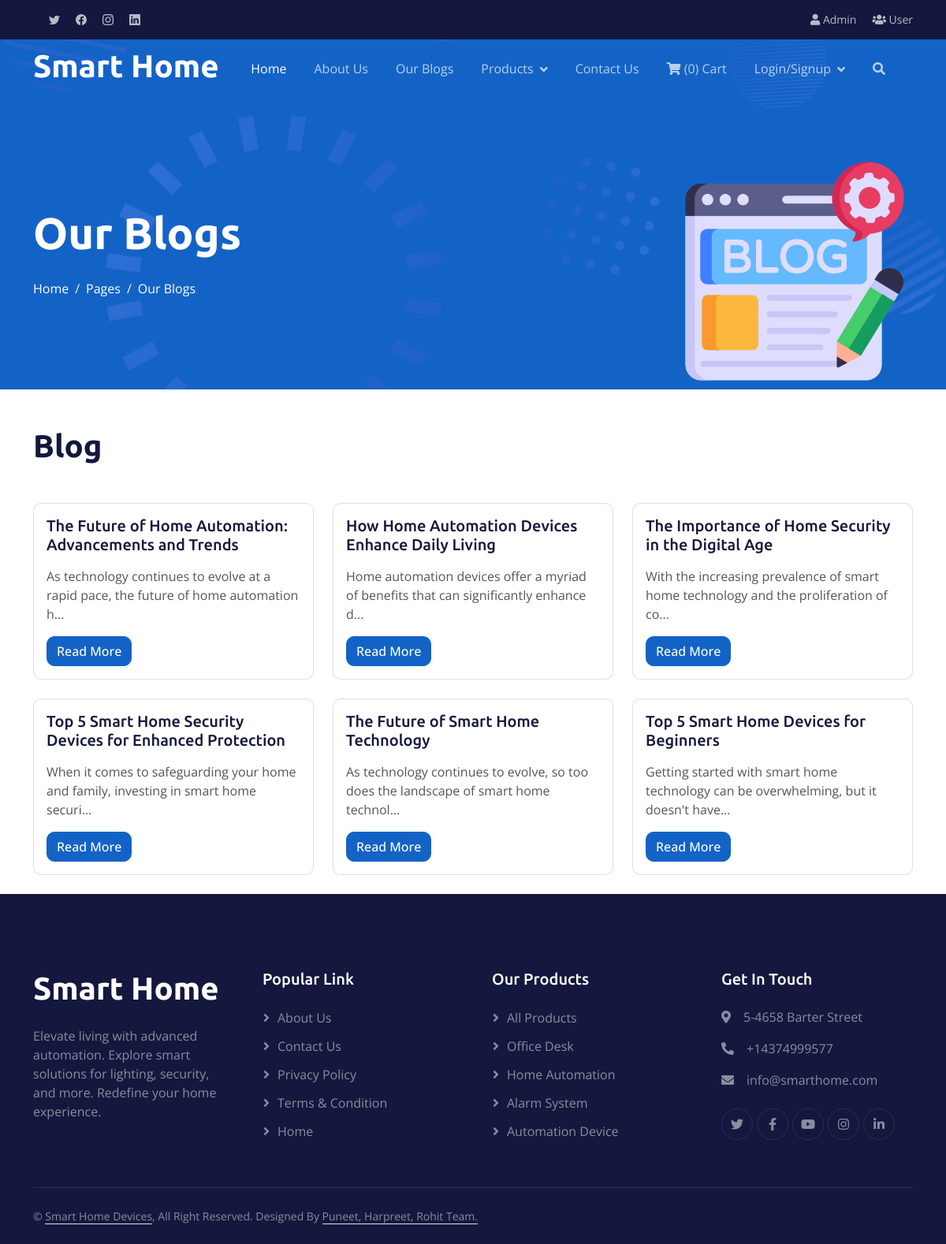
/blogs.php, run on the app's committed database.
### tables this page shows
CREATE TABLE IF NOT EXISTS `blog_posts` (
  `id` int UNSIGNED NOT NULL AUTO_INCREMENT,
  `title` varchar(255) NOT NULL,
  `content` text NOT NULL,
  `created_at` timestamp NULL DEFAULT CURRENT_TIMESTAMP,
  PRIMARY KEY (`id`)
);

### blogs.php (the view, shortened to what this page needs)
<!DOCTYPE html>
<html lang="en">
<head>
   <?php include_once('header.php'); ?>
    <div class="container-fluid pt-5 bg-primary hero-header">
        <div class="container pt-5">
            <div class="row g-5 pt-5">
                <div class="col-md-6 align-self-center text-center text-lg-start mb-lg-5">
                    <h1 class="display-4 text-white mb-4 animated slideInRight">Our Blogs</h1>
                    <nav aria-label="breadcrumb">
                        <ol class="breadcrumb justify-content-center justify-content-lg-start mb-0">
                            <li class="breadcrumb-item"><a class="text-white" href="#">Home</a></li>
                            <li class="breadcrumb-item"><a class="text-white" href="#">Pages</a></li>
                            <li class="breadcrumb-item text-white active" aria-current="page">Our Blogs</li>
                        </ol>
                    </nav>
                </div>
                <div class="col-md-6 align-self-end text-center text-lg-end">
                    <img class="img-fluid" src="img/blog.png" alt="" style="max-height: 300px;">
                </div>
            </div>
        </div>
    </div>
<body>
    <div class="container">
        <h1 class="my-5">Blog</h1>
        <div class="row">
            <?php
            include_once 'dbcon.php';
            $sql = "SELECT * FROM blog_posts ORDER BY created_at DESC";
            $result = $conn->query($sql);
            if ($result->num_rows > 0) {
                while($row = $result->fetch_assoc()) {
                    ?>
                    <div class="col-md-4 mb-4">
                        <div class="card">
                            <div class="card-body">
                                <h5 class="card-title"><?php echo $row['title']; ?></h5>
                                <p class="card-text"><?php echo substr($row['content'], 0, 100); ?>...</p>
                                <a href="post-detail.php?id=<?php echo $row['id']; ?>" class="btn btn-primary">Read More</a>
                            </div>
                        </div>
                    </div>
                    <?php
                }
            } else {
                echo "No blog posts found";
            }
            ?>
        </div>
    </div>
<?php include_once('footer.php'); ?>

### css/style.css (style rules this page uses)
h1, h2, h3, .fw-bold { font-weight: 700 !important; }
h4, h5, h6, .fw-medium { font-weight: 500 !important; }
.btn { font-weight: 500; transition: .5s; }
.hero-header { margin-top: -75px; background: url(../img/bg-hero.png) center center no-repeat; background-size: cover; }
.hero-header .breadcrumb-item+.breadcrumb-item::before { color: var(--light); }
:root { --primary: #1363C6; --secondary: #15ACE1; --light: #F4F7FE; --dark: #14183E; }

### data on the page
blog_posts: title "The Future of Home Automation: Advancements and Trends", content "As technology continues to evolve at a rapid pace, the future of home automation h"
blog_posts: title "How Home Automation Devices Enhance Daily Living", content "Home automation devices offer a myriad of benefits that can significantly enhance d"
blog_posts: title "The Importance of Home Security in the Digital Age", content "With the increasing prevalence of smart home technology and the proliferation of co"
blog_posts: title "Top 5 Smart Home Security Devices for Enhanced Protection", content "When it comes to safeguarding your home and family, investing in smart home securi"
blog_posts: title "The Future of Smart Home Technology", content "As technology continues to evolve, so too does the landscape of smart home technol"
blog_posts: title "Top 5 Smart Home Devices for Beginners", content "Getting started with smart home technology can be overwhelming, but it doesn't have"

### other printed values
$num "0"
